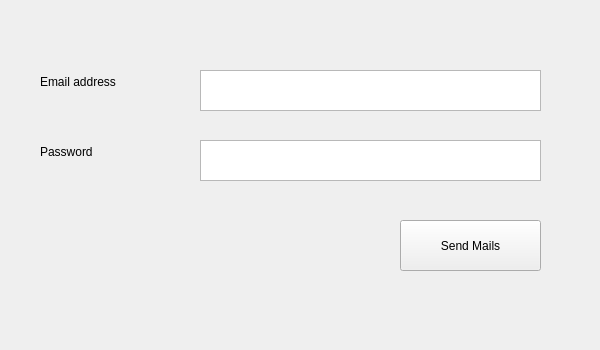
<?xml version="1.0" encoding="UTF-8"?>
<ui version="4.0">
 <class>Form</class>
 <widget class="QWidget" name="Form">
  <property name="geometry">
   <rect>
    <x>0</x>
    <y>0</y>
    <width>600</width>
    <height>350</height>
   </rect>
  </property>
  <property name="windowTitle">
   <string>Form</string>
  </property>
  <widget class="QTextEdit" name="emailText">
   <property name="geometry">
    <rect>
     <x>200</x>
     <y>70</y>
     <width>341</width>
     <height>41</height>
    </rect>
   </property>
  </widget>
  <widget class="QLabel" name="password">
   <property name="geometry">
    <rect>
     <x>40</x>
     <y>140</y>
     <width>101</width>
     <height>23</height>
    </rect>
   </property>
   <property name="text">
    <string>Password</string>
   </property>
  </widget>
  <widget class="QTextEdit" name="passText">
   <property name="geometry">
    <rect>
     <x>200</x>
     <y>140</y>
     <width>341</width>
     <height>41</height>
    </rect>
   </property>
  </widget>
  <widget class="QLabel" name="emailAddress">
   <property name="geometry">
    <rect>
     <x>40</x>
     <y>70</y>
     <width>131</width>
     <height>23</height>
    </rect>
   </property>
   <property name="text">
    <string>Email address</string>
   </property>
  </widget>
  <widget class="QPushButton" name="sendMails">
   <property name="geometry">
    <rect>
     <x>400</x>
     <y>220</y>
     <width>141</width>
     <height>51</height>
    </rect>
   </property>
   <property name="text">
    <string>Send Mails</string>
   </property>
  </widget>
 </widget>
 <resources/>
 <connections/>
</ui>
